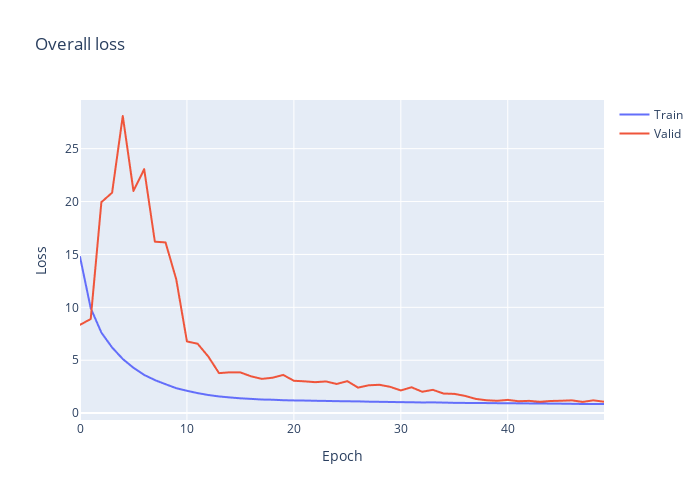

Notebook cell for this chart:
### Markdown cell above
## Evaluate the Model.

### Code cell
# Overall Loss
fig = go.Figure()
fig.add_trace(go.Scattergl(
                    y=history.history['loss'],
                    name='Train'))

fig.add_trace(go.Scattergl(
                    y=history.history['val_loss'],
                    name='Valid'))


fig.update_layout(height=500, 
                  width=700,
                  title='Overall loss',
                  xaxis_title='Epoch',
                  yaxis_title='Loss')

fig.show()

### Figure 1 — Plotly figure (JSON) as saved in the notebook; plotly's stock layout.template omitted (floating-point values rounded to 4 significant figures)
{"data": [{"name": "Train", "type": "scattergl", "y": [14.77, 9.925, 7.611, 6.208, 5.114, 4.284, 3.615, 3.121, 2.733, 2.357, 2.112, 1.89, 1.711, 1.576, 1.482, 1.399, 1.345, 1.284, 1.266, 1.219, 1.197, 1.188, 1.167, 1.15, 1.131, 1.118, 1.11, 1.081, 1.069, 1.053, 1.036, 1.028, 1.007, 1.014, 0.9942, 0.9712, 0.9623, 0.9534, 0.9509, 0.939, 0.9373, 0.9228, 0.9146, 0.9079, 0.8992, 0.8926, 0.8803, 0.8617, 0.8655, 0.8617]}, {"name": "Valid", "type": "scattergl", "y": [8.344, 8.896, 19.94, 20.84, 28.09, 21.0, 23.06, 16.21, 16.14, 12.64, 6.776, 6.559, 5.348, 3.78, 3.858, 3.845, 3.477, 3.237, 3.346, 3.609, 3.059, 3.004, 2.925, 2.994, 2.755, 3.024, 2.411, 2.63, 2.677, 2.487, 2.145, 2.443, 2.019, 2.2, 1.849, 1.819, 1.629, 1.344, 1.216, 1.163, 1.25, 1.124, 1.158, 1.072, 1.145, 1.168, 1.206, 1.058, 1.207, 1.077]}], "layout": {"height": 500, "title": {"text": "Overall loss"}, "width": 700, "xaxis": {"title": {"text": "Epoch"}}, "yaxis": {"title": {"text": "Loss"}}}}
